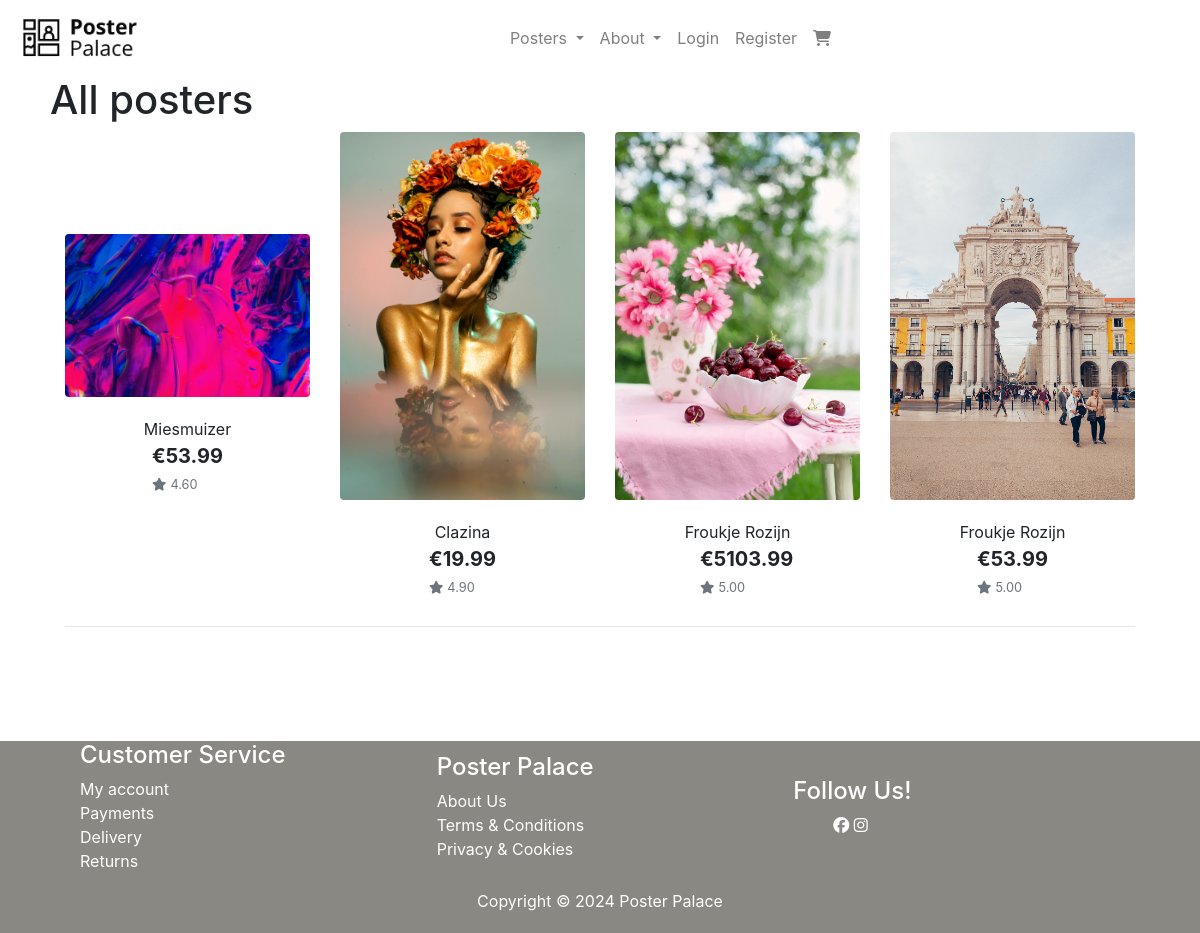
The app's page /posters/ with its own data.
### posters/models.py (models this page shows, shortened)
class Poster(models.Model):
    category = models.ForeignKey('Category', null=True, blank=True, on_delete=models.SET_NULL)
    sku = models.CharField(max_length=254, null=True, blank=True)
    name = models.CharField(max_length=254)
    description = models.TextField()
    has_color = models.BooleanField(default=False, blank=True, null=True)
    color_option = models.CharField(max_length=15, blank=True, default='Color', choices=COLOR_CHOICES)
    price = models.DecimalField(max_digits=6, decimal_places=2)
    rating = models.DecimalField(max_digits=6, decimal_places=2, null=True, blank=True)
    image_url = models.URLField(max_length=1024, null=True, blank=True)
    image = models.ImageField(null=True, blank=True)

### posters/views.py (the view, shortened to what this page needs)
# urls.py: path('', views.all_posters, name='posters'),
def all_posters(request):
    posters = Poster.objects.all()
    categories = None
    query = None
    context = {
        'posters': posters,
        'search_request': query,
        'current_cat': categories,
    }
    return render(request, 'posters/posters.html', context)

### posters/templates/posters/posters.html (shortened to what this page needs)
{% extends "base.html" %}
{% load static %}
{% block content %}
<section>
    <div class="containter-fluid h-100">
        <div class="">
            <h1 class="row">All posters</h1>
            <div class="row">
            {% for poster in posters %}
                <div class="col-sm-6 col-md-6 col-lg-4 col-xl-3">
                    <div class="card h-100 border-0">
                    {% if poster.image %}
                        <img id="{{ poster.sku }}" class="img-poster card-img-top img-fluid rounded" src="{{ poster.image.url }}" alt="{{ poster.name }}" onclick="myFunction('{{poster.sku}} output=raw');">
                    {% else %}
                        <a href="">
                        <img class="card-img-top img-fluid" src="" alt="{{ poster.name }}">
                        </a>
                    {% endif %}
                        <div class="card-body pb-0">
                            <p class="mb-0">{{ poster.name }}</p>
                        </div>
                        <div class="card-footer bg-white pt-0 border-0 text-left">
                            <div class="row">
                                <div class="col">
                                    <p class="lead mb-0 text-left font-weight-bold">€{{ poster.price }}</p>
                                    {% if poster.rating %}
                                        <small class="text-muted"><i class="fas fa-star mr-1"></i>{{ poster.rating }}</small>
                                    {% else %}
                                        <small class="text-muted">No Rating</small>
                                    {% endif %}
                                </div>
                            </div>
                        </div>
                    </div>
                </div>
                {% if forloop.counter|divisibleby:4 %}
                    <div class="col-12 d-none d-xl-block mb-5">
                        <hr>
                    </div>
                {% endif %}
            {% endfor %}
            </div>
        </div>
    </div>
</section>
{% endblock %}

### static/css/base.css (style rules this page uses)
* { margin: auto; }
.row { margin-right: 50px; margin-left: 50px; }

### records on screen
Poster: image (picture), name "Miesmuizer", price "53.99", rating "4.60"
Poster: image (picture), name "Clazina", price "19.99", rating "4.90"
Poster: image (picture), name "Froukje Rozijn", price "5103.99", rating "5.00"
Poster: image (picture), name "Froukje Rozijn", price "53.99", rating "5.00"
